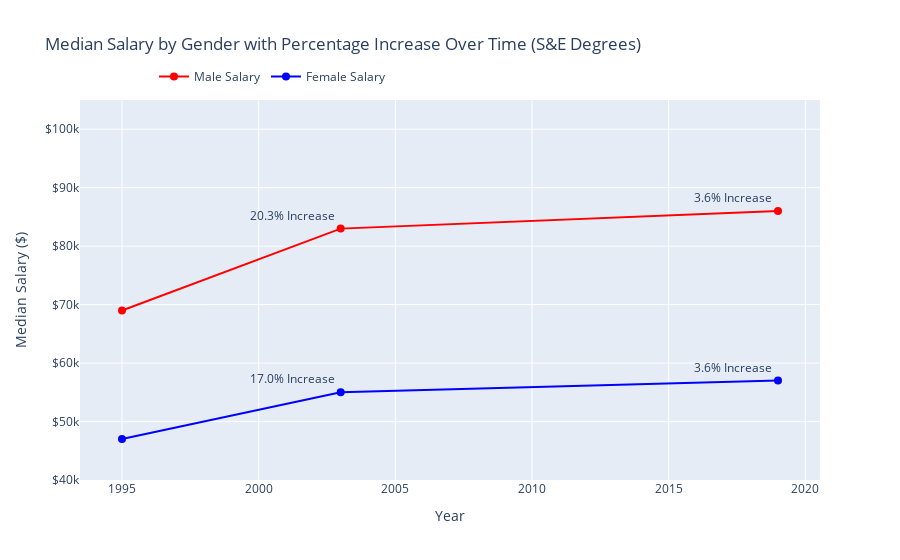

Source (notebook cell):
### Markdown cell above
#### Interactive Line Graph using Plotly Graph Objects: Median Salary by Gender with Percentage Increase Over Time

**Purpose:** To analyze and demonstrate the disparity in median salaries between genders over time for workers with S&E degrees, highlighting how salary increases have influenced the wage gap.

**Insights:**
- **Initial Salary Disparity:**  
    - In 1995, the median salary for males was $69,000, while females earned $47,000, creating an initial wage gap of 31.88%.
- **Unequal Salary Increases:**  
    - Over the next 8 years (first measured interval), the male median salary increased by 20.3%, whereas the female median salary increased by only 17.0%. This disproportionate increase further widened the gap between male and female earnings.
- **Persistent Disparity by 2019:**  
    - At the next interval, 16 years later, both genders saw an identical salary increase of 3.6%. However, the male median salary reached $86,000, while the female median salary only rose to $57,000. This resulted in an even larger wage gap, with a final disparity of 33.72%.

This interactive visualization highlights the long-standing and widening disparity in median salaries between genders. The unequal salary increases at crucial intervals have exacerbated the wage gap, emphasizing how systemic disparities in salary growth prevent women from closing the gap in career fields that require science and engineering degrees.

### Code cell
# Filter only rows where Degree Field is "S&E"
se_salary_df = median_salary_by_gender_df[median_salary_by_gender_df["Degree Field"] == "S&E"].copy()

# Reshape the DataFrame from wide to long format for plotting
salary_melted_df = se_salary_df.melt(
    id_vars=["Gender"],
    value_vars=["1995 Salary", "2003 Salary", "2019 Salary"],
    var_name="Year",
    value_name="Median Salary"
)

# Convert 'Year' to numeric format
salary_melted_df["Year"] = salary_melted_df["Year"].str.extract('(\d{4})').astype(int)

# Sort values to ensure correct plotting order
salary_melted_df = salary_melted_df.sort_values(["Gender", "Year"])

# Calculate the percentage increase for each gender
salary_melted_df["Percentage Increase"] = salary_melted_df.groupby("Gender")["Median Salary"].pct_change() * 100

# Create the line chart with percentage increase annotations
fig = go.Figure()

# Add Male Salary Line
fig.add_trace(go.Scatter(
    x=salary_melted_df[salary_melted_df["Gender"] == "Male"]["Year"],
    y=salary_melted_df[salary_melted_df["Gender"] == "Male"]["Median Salary"],
    mode="lines+markers+text",
    name="Male Salary",
    line=dict(color="red"),
    marker=dict(size=8),
    text=[f"{perc:.1f}% Increase" if not pd.isna(perc) else ""
          for perc in salary_melted_df[salary_melted_df["Gender"] == "Male"]["Percentage Increase"]],
    textposition="top left",
    hovertemplate="<b>Year:</b> %{x}<br><b>Salary:</b> %{y:$,}<br>%{text}<extra></extra>"
))

# Add Female Salary Line
fig.add_trace(go.Scatter(
    x=salary_melted_df[salary_melted_df["Gender"] == "Female"]["Year"],
    y=salary_melted_df[salary_melted_df["Gender"] == "Female"]["Median Salary"],
    mode="lines+markers+text",
    name="Female Salary",
    line=dict(color="blue"),
    marker=dict(size=8),
    text=[f"{perc:.1f}% Increase" if not pd.isna(perc) else ""
          for perc in salary_melted_df[salary_melted_df["Gender"] == "Female"]["Percentage Increase"]],
    textposition="top left",
    hovertemplate="<b>Year:</b> %{x}<br><b>Salary:</b> %{y:$,}<br>%{text}<extra></extra>"
))

# Customize layout
fig.update_layout(
    title="Median Salary by Gender with Percentage Increase Over Time (S&E Degrees)",
    xaxis_title="Year",
    yaxis_title="Median Salary ($)",
    yaxis_tickprefix="$",
    yaxis_range=[40000, 105000],  # Adjusted y-axis range to give more room for top labels
    legend=dict(x=0.1, y=1.1, orientation="h"),
)

# Show the figure
fig.show()

### Figure 1 — Plotly figure (JSON) as saved in the notebook; plotly's stock layout.template omitted (floating-point values rounded to 4 significant figures)
{"data": [{"hovertemplate": "<b>Year:</b> %{x}<br><b>Salary:</b> %{y:$,}<br>%{text}<extra></extra>", "line": {"color": "red"}, "marker": {"size": 8}, "mode": "lines+markers+text", "name": "Male Salary", "text": ["", "20.3% Increase", "3.6% Increase"], "textposition": "top left", "type": "scatter", "x": [1995, 2003, 2019], "y": [69000, 83000, 86000]}, {"hovertemplate": "<b>Year:</b> %{x}<br><b>Salary:</b> %{y:$,}<br>%{text}<extra></extra>", "line": {"color": "blue"}, "marker": {"size": 8}, "mode": "lines+markers+text", "name": "Female Salary", "text": ["", "17.0% Increase", "3.6% Increase"], "textposition": "top left", "type": "scatter", "x": [1995, 2003, 2019], "y": [47000, 55000, 57000]}], "layout": {"legend": {"orientation": "h", "x": 0.1, "y": 1.1}, "title": {"text": "Median Salary by Gender with Percentage Increase Over Time (S&E Degrees)"}, "xaxis": {"title": {"text": "Year"}}, "yaxis": {"range": [40000, 105000], "tickprefix": "$", "title": {"text": "Median Salary ($)"}}}}
